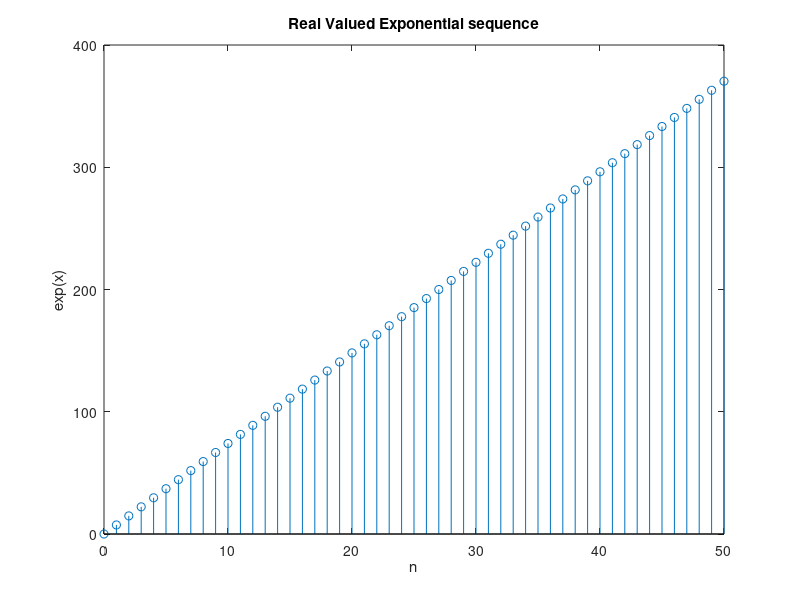

This chart was generated by the following MATLAB code:
close all
clear all
clc
n = 0:50;
alpha= 2+3j
x_n= exp(alpha*n);
x_y= n/0.135;
stem(n,x_y)
xlabel('n');
ylabel('exp(x)');
title('Real Valued Exponential sequence');
%axis([-12 12 0 11])